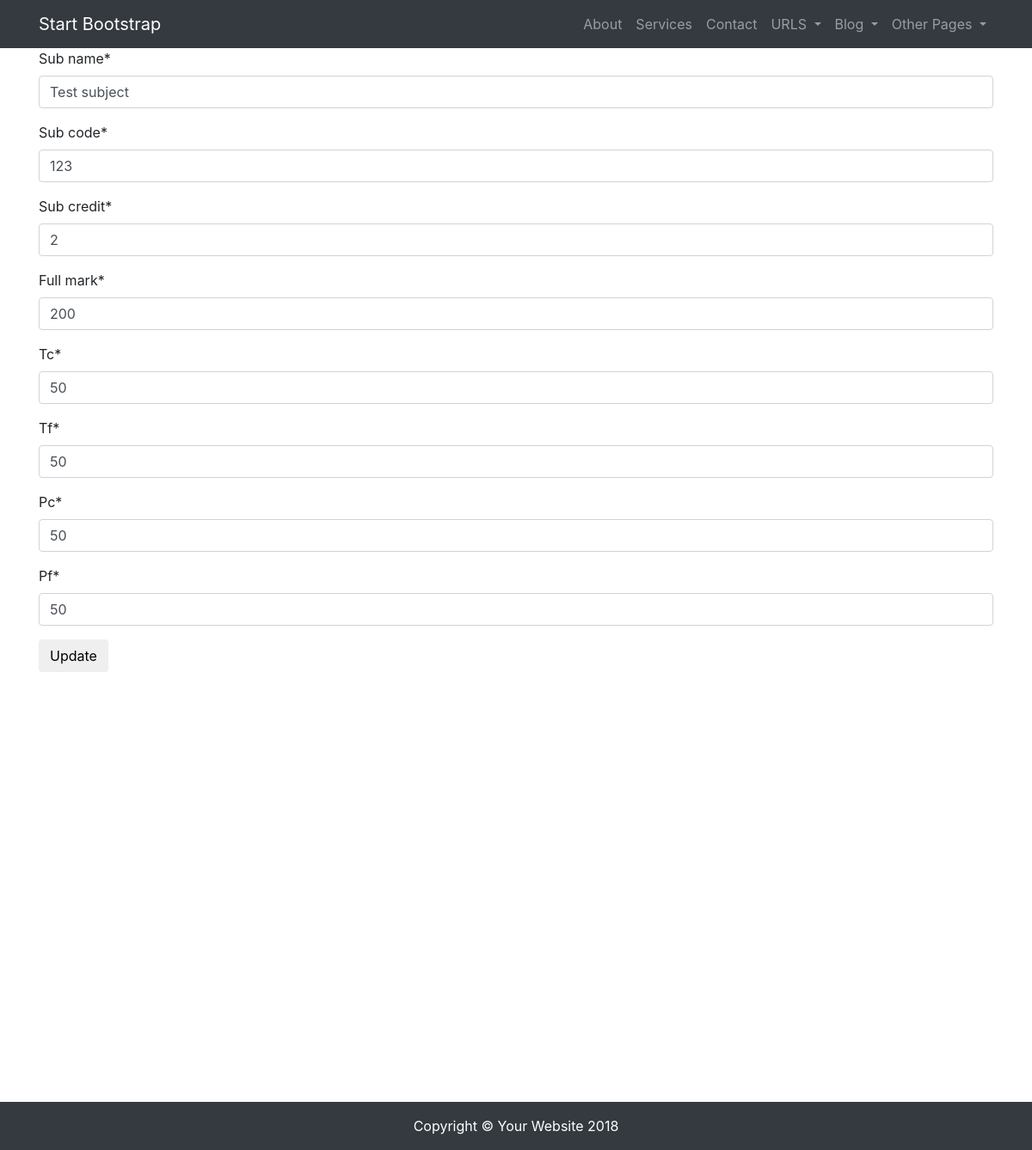
The page /subject/test-subject on the database its author committed.
### rpiapp/models.py (models this page shows, shortened)
class Subject(models.Model):
    sub_name = models.CharField(max_length=120, default='')
    sub_code = models.IntegerField(unique=True, default=0)
    sub_credit = models.IntegerField(default=0)
    full_mark = models.IntegerField(default=0)
    tc = models.IntegerField(default=0)
    tf = models.IntegerField(default=0)
    pc = models.IntegerField(default=0)
    pf = models.IntegerField(default=0)
    slug = models.SlugField(unique=True, null=True)
    def __str__(self):  # Using this rename the model name
        return smart_text(self.sub_name)

### rpiapp/views.py (the view, shortened to what this page needs)
# urls.py: url(r'^subject/(?P<slug>[-\w]+)$', SubjectDetailView.as_view(), name='subject_details_view'),
class SubjectDetailView(SuccessMessageMixin, ModelFormMixin, MultipleObjectMixin, DetailView):
    model = Subject
    form_class = SubjectForm
    template_name = 'subject_details_view.html'
    def get_context_data(self, *args, **kwargs):
        context = super(SubjectDetailView, self).get_context_data(*args, **kwargs)
        print(context)
        return context

### rpiapp/forms.py
class SubjectForm(forms.ModelForm):
    class Meta:
        model = Subject
        fields = ['sub_name', 'sub_code', 'sub_credit', 'full_mark', 'tc', 'tf', 'pc', 'pf']

### rpiapp/views.py (called while the page is built)
    def get_object(self, queryset=None, *args, **kwargs):
        slug = self.kwargs.get('slug')
        if slug:
            try:
                obj = self.model.objects.get(slug=slug)
                return obj
            except self.model.MultipleObjectsReturned:
                obj = self.get_queryset().first()
            except:
                obj = None
            return obj
        return Http404

### rpiapp/templates/subject_details_view.html
{% extends 'base.html' %}
{% load crispy_forms_tags %}
{% block content %}
    <form method="" action="{{ request.path}}{{ '/update/' }}">{% csrf_token %}
        {{ form|crispy}}
        <button type="submit" class="btn btn-default">Update</button>
    </form>
{% endblock %}

### static/css/modern-business.css (style rules this page uses)
body { padding-top: 54px; }
@media (min-width: 992px) { body { padding-top: 56px; } }

### rows shown on the page
Subject: sub_name "Test subject", sub_code "123", sub_credit "2", full_mark "200", tc "50", tf "50", pc "50", pf "50"
